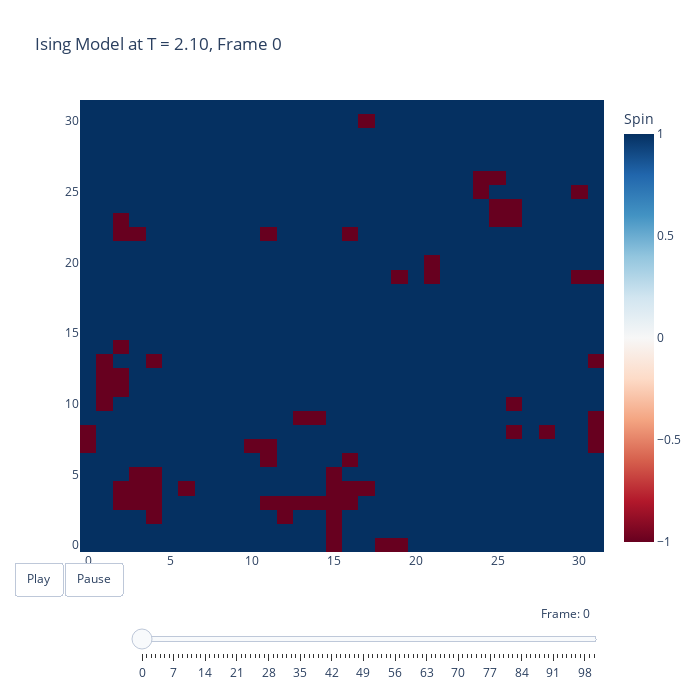

Notebook cell for this chart:
### Code cell
import numpy as np
import matplotlib.pyplot as plt
from numba import njit

@njit
def initial_state(N):
    """
    Generate an N x N lattice with spins ±1.
    For better compatibility with Numba, using explicit array creation
    instead of relying on random.randint with subtraction.
    """
    config = np.empty((N, N), dtype=np.int64)
    for i in range(N):
        for j in range(N):
            # Randomly assign -1 or 1
            config[i, j] = 1 if np.random.random() < 0.5 else -1
    return config

def create_neighbor_list(N):
    """
    Create a neighbor list for each spin in the lattice.
    """
    neighbor_list = {}
    for i in range(N):
        for j in range(N):
            neighbors = [
                ((i+1) % N, j),
                ((i-1) % N, j),
                (i, (j+1) % N),
                (i, (j-1) % N)
            ]
            neighbor_list[(i, j)] = neighbors
    return neighbor_list

@njit
def mc_step(config, beta):
    """
    Perform one Monte Carlo sweep using the Metropolis algorithm.
    One sweep means N*N spin update attempts.
    
    Parameters:
      config: 2D numpy array of spins
      beta: 1/T (temperature inverse in natural units, with J=kB=1)
      neighbor_list: Dictionary of neighbors for each site (ignored in this implementation)
    Returns:
      Updated spin configuration.
    """
    N = config.shape[0]
    for _ in range(N*N):
        # Generate random coordinates for spin flip attempt
        i = np.random.randint(0, N)
        j = np.random.randint(0, N)
        s = config[i, j]
        
        # Calculate energy difference directly from neighbors
        nb_sum = 0
        nb_sum += config[(i+1) % N, j]
        nb_sum += config[(i-1) % N, j]
        nb_sum += config[i, (j+1) % N]
        nb_sum += config[i, (j-1) % N]
        
        # Energy change if we flip this spin
        dE = 2 * s * nb_sum
        
        # Metropolis acceptance criterion
        if dE <= 0 or np.random.random() < np.exp(-beta * dE):
            config[i, j] = -s
    
    return config

@njit
def calc_energy(config, J=1):
    """
    Calculate the total energy of the configuration.
    
    Hamiltonian: H = -J Σ_{<ij>} s_i s_j with J=1.
    Each neighbor pair is counted twice so we divide by 2.
    """
    N = config.shape[0]
    energy = 0
    for i in range(N):
        for j in range(N):
            S = config[i, j]
            # Calculate contribution from neighbors directly
            nb_sum = config[(i+1) % N, j] + config[(i-1) % N, j] + config[i, (j+1) % N] + config[i, (j-1) % N]
            energy += -S * J * nb_sum
    return energy / 2.0

@njit
def calc_magnetization(config):
    """
    Calculate the magnetization of the configuration.
    
    Magnetization: M = Σ s_i
    """
    return np.sum(config)

@njit
def run_simulation(N, T, n_equil, n_steps):
    """
    Run a simulation at a specific temperature and return results
    """
    beta = 1.0 / T
    config = initial_state(N)
    
    # Equilibration
    for _ in range(n_equil):
        config = mc_step(config, beta)
    
    # Measurement
    E_total = 0.0
    M_total = 0.0
    configs = np.zeros((n_steps//100 + 1, N, N), dtype=np.int64)
    configs[0] = config.copy()
    
    save_idx = 1
    for step in range(n_steps):
        config = mc_step(config, beta)
        E_total += calc_energy(config)
        M_total += abs(calc_magnetization(config))
        
        if step % 100 == 0 and save_idx < len(configs):
            configs[save_idx] = config.copy()
            save_idx += 1
            
    E_avg = E_total / (n_steps * N * N)
    M_avg = M_total / (n_steps * N * N)
    
    return E_avg, M_avg, configs

# Function to create animation
def create_ising_animation(N=64, T=2.27, n_equil=1000, n_steps=10000):
    import plotly.graph_objects as go
    
    _, _, configs = run_simulation(N, T, n_equil, n_steps)
    
    # Create initial figure
    fig = go.Figure(
        data=go.Heatmap(
            z=configs[0],
            colorscale='RdBu',  # Red-Blue colorscale similar to coolwarm
            showscale=True,
            colorbar=dict(title='Spin'),
            zmin=-1, zmax=1
        ),
        layout=go.Layout(
            title=f'Ising Model at T = {T:.2f}, Frame 0',
            width=700, height=700,
            updatemenus=[{
                'type': 'buttons',
                'buttons': [{
                    'label': 'Play',
                    'method': 'animate',
                    'args': [None, {'frame': {'duration': 100, 'redraw': True}, 'fromcurrent': True}]
                }, {
                    'label': 'Pause',
                    'method': 'animate',
                    'args': [[None], {'frame': {'duration': 0, 'redraw': False}, 'mode': 'immediate'}]
                }],
                'direction': 'left',
                'pad': {'r': 10, 't': 10},
                'showactive': False,
                'x': 0.1,
                'y': 0,
                'xanchor': 'right',
                'yanchor': 'top'
            }],
            sliders=[{
                'active': 0,
                'yanchor': 'top',
                'xanchor': 'left',
                'currentvalue': {
                    'visible': True,
                    'prefix': 'Frame: ',
                    'xanchor': 'right'
                },
                'transition': {'duration': 100},
                'pad': {'b': 10, 't': 50},
                'len': 0.9,
                'x': 0.1,
                'y': 0,
                'steps': [{
                    'method': 'animate',
                    'label': str(i),
                    'args': [[str(i)], {
                        'frame': {'duration': 100, 'redraw': True},
                        'mode': 'immediate',
                        'transition': {'duration': 100}
                    }]
                } for i in range(len(configs))]
            }]
        ),
        frames=[go.Frame(
                data=[go.Heatmap(z=configs[i])],
                name=str(i),
                layout=go.Layout(title_text=f'Ising Model at T = {T:.2f}, Frame {i}')
            ) for i in range(len(configs))
        ]
    )
    
    return fig

# Function to run full simulation with temperature sweep
def run_ising_simulation(N=64, temps=None, n_equil=1000, n_steps=10000):
    if temps is None:
        temps = np.linspace(1.5, 3.5, 21)
    
    magnetizations = []
    energies = []
    specific_heats = []
    
    for T in temps:
        print(f"Simulating T = {T:.2f} K")
        E_avg, M_avg, configs = run_simulation(N, T, n_equil, n_steps)
        energies.append(E_avg)
        magnetizations.append(M_avg)
        
        # Calculate energy fluctuations for specific heat
        # Need to run an additional loop to collect E^2 samples
        beta = 1.0 / T
        config = configs[-1].copy()  # Use the last config as starting point
        E_total = 0.0
        E_squared_total = 0.0
        
        for _ in range(n_steps):
            config = mc_step(config, beta)
            E = calc_energy(config)
            E_total += E
            E_squared_total += E**2
            
        E_avg = E_total / n_steps
        E_squared_avg = E_squared_total / n_steps
        # Specific heat: C = (β^2 / N^2) * (<E^2> - <E>^2)
        C = (beta**2) * (E_squared_avg - E_avg**2) / (N**2)
        specific_heats.append(C)
        
        print(f"T = {T:.2f} K, E = {E_avg:.3f} eV/spin, |M| = {M_avg:.3f}, C = {C:.3f}")
        
    # Create plot with 3 panels
    fig, (ax_mag, ax_eng, ax_heat) = plt.subplots(1, 3, figsize=(18, 5))
    
    ax_mag.plot(temps, magnetizations, 'o-', label='|M| per spin')
    ax_mag.set_xlabel('Temperature T')
    ax_mag.set_ylabel('Average Magnetization per Spin')
    ax_mag.set_title('Magnetization vs Temperature')
    ax_mag.set_xlim(temps[0], temps[-1])
    ax_mag.set_ylim(0, 1.0)
    ax_mag.legend()
    
    ax_eng.plot(temps, energies, 's-', color='red', label='E per spin')
    ax_eng.set_xlabel('Temperature T')
    ax_eng.set_ylabel('Average Energy per Spin')
    ax_eng.set_title('Energy vs Temperature')
    ax_eng.set_xlim(temps[0], temps[-1])
    ax_eng.set_ylim(-2.0, 0)
    ax_eng.legend()
    
    ax_heat.plot(temps, specific_heats, '^-', color='green', label='C per spin')
    ax_heat.set_xlabel('Temperature T')
    ax_heat.set_ylabel('Specific Heat per Spin')
    ax_heat.set_title('Specific Heat vs Temperature')
    ax_heat.set_xlim(temps[0], temps[-1])
    ax_heat.legend()
    
    fig.tight_layout()
    plt.show()
    
    return temps, magnetizations, energies, specific_heats
# Example usage
# Display animation for temperature near critical point
fig = create_ising_animation(N=32, T=2.1)
fig.show()
# For full simulation with temperature sweep
run_ising_simulation()

### Figure 1 — Plotly figure (JSON) as saved in the notebook; plotly's stock layout.template omitted (floating-point values rounded to 4 significant figures; data arrays with more than 128 entries replaced by an {"elided": "..."} marker saying what was removed)
{"data": [{"colorbar": {"title": {"text": "Spin"}}, "colorscale": [[0, "rgb(103,0,31)"], [0.1, "rgb(178,24,43)"], [0.2, "rgb(214,96,77)"], [0.3, "rgb(244,165,130)"], [0.4, "rgb(253,219,199)"], [0.5, "rgb(247,247,247)"], [0.6, "rgb(209,229,240)"], [0.7, "rgb(146,197,222)"], [0.8, "rgb(67,147,195)"], [0.9, "rgb(33,102,172)"], [1, "rgb(5,48,97)"]], "showscale": true, "type": "heatmap", "z": {"elided": "32x32 int values"}, "zmax": 1, "zmin": -1}], "layout": {"height": 700, "sliders": [{"active": 0, "currentvalue": {"prefix": "Frame: ", "visible": true, "xanchor": "right"}, "len": 0.9, "pad": {"b": 10, "t": 50}, "steps": [{"args": [["0"], {"frame": {"duration": 100, "redraw": true}, "mode": "immediate", "transition": {"duration": 100}}], "label": "0", "method": "animate"}, {"args": [["1"], {"frame": {"duration": 100, "redraw": true}, "mode": "immediate", "transition": {"duration": 100}}], "label": "1", "method": "animate"}, {"args": [["2"], {"frame": {"duration": 100, "redraw": true}, "mode": "immediate", "transition": {"duration": 100}}], "label": "2", "method": "animate"}, {"args": [["3"], {"frame": {"duration": 100, "redraw": true}, "mode": "immediate", "transition": {"duration": 100}}], "label": "3", "method": "animate"}, {"args": [["4"], {"frame": {"duration": 100, "redraw": true}, "mode": "immediate", "transition": {"duration": 100}}], "label": "4", "method": "animate"}, {"args": [["5"], {"frame": {"duration": 100, "redraw": true}, "mode": "immediate", "transition": {"duration": 100}}], "label": "5", "method": "animate"}, {"args": [["6"], {"frame": {"duration": 100, "redraw": true}, "mode": "immediate", "transition": {"duration": 100}}], "label": "6", "method": "animate"}, {"args": [["7"], {"frame": {"duration": 100, "redraw": true}, "mode": "immediate", "transition": {"duration": 100}}], "label": "7", "method": "animate"}, {"args": [["8"], {"frame": {"duration": 100, "redraw": true}, "mode": "immediate", "transition": {"duration": 100}}], "label": "8", "method": "animate"}, {"args": [["9"], {"frame": {"duration": 100, "redraw": true}, "mode": "immediate", "transition": {"duration": 100}}], "label": "9", "method": "animate"}, {"args": [["10"], {"frame": {"duration": 100, "redraw": true}, "mode": "immediate", "transition": {"duration": 100}}], "label": "10", "method": "animate"}, {"args": [["11"], {"frame": {"duration": 100, "redraw": true}, "mode": "immediate", "transition": {"duration": 100}}], "label": "11", "method": "animate"}, {"args": [["12"], {"frame": {"duration": 100, "redraw": true}, "mode": "immediate", "transition": {"duration": 100}}], "label": "12", "method": "animate"}, {"args": [["13"], {"frame": {"duration": 100, "redraw": true}, "mode": "immediate", "transition": {"duration": 100}}], "label": "13", "method": "animate"}, {"args": [["14"], {"frame": {"duration": 100, "redraw": true}, "mode": "immediate", "transition": {"duration": 100}}], "label": "14", "method": "animate"}, {"args": [["15"], {"frame": {"duration": 100, "redraw": true}, "mode": "immediate", "transition": {"duration": 100}}], "label": "15", "method": "animate"}, {"args": [["16"], {"frame": {"duration": 100, "redraw": true}, "mode": "immediate", "transition": {"duration": 100}}], "label": "16", "method": "animate"}, {"args": [["17"], {"frame": {"duration": 100, "redraw": true}, "mode": "immediate", "transition": {"duration": 100}}], "label": "17", "method": "animate"}, {"args": [["18"], {"frame": {"duration": 100, "redraw": true}, "mode": "immediate", "transition": {"duration": 100}}], "label": "18", "method": "animate"}, {"args": [["19"], {"frame": {"duration": 100, "redraw": true}, "mode": "immediate", "transition": {"duration": 100}}], "label": "19", "method": "animate"}, {"args": [["20"], {"frame": {"duration": 100, "redraw": true}, "mode": "immediate", "transition": {"duration": 100}}], "label": "20", "method": "animate"}, {"args": [["21"], {"frame": {"duration": 100, "redraw": true}, "mode": "immediate", "transition": {"duration": 100}}], "label": "21", "method": "animate"}, {"args": [["22"], {"frame": {"duration": 100, "redraw": true}, "mode": "immediate", "transition": {"duration": 100}}], "label": "22", "method": "animate"}, {"args": [["23"], {"frame": {"duration": 100, "redraw": true}, "mode": "immediate", "transition": {"duration": 100}}], "label": "23", "method": "animate"}, {"args": [["24"], {"frame": {"duration": 100, "redraw": true}, "mode": "immediate", "transition": {"duration": 100}}], "label": "24", "method": "animate"}, {"args": [["25"], {"frame": {"duration": 100, "redraw": true}, "mode": "immediate", "transition": {"duration": 100}}], "label": "25", "method": "animate"}, {"args": [["26"], {"frame": {"duration": 100, "redraw": true}, "mode": "immediate", "transition": {"duration": 100}}], "label": "26", "method": "animate"}, {"args": [["27"], {"frame": {"duration": 100, "redraw": true}, "mode": "immediate", "transition": {"duration": 100}}], "label": "27", "method": "animate"}, {"args": [["28"], {"frame": {"duration": 100, "redraw": true}, "mode": "immediate", "transition": {"duration": 100}}], "label": "28", "method": "animate"}, {"args": [["29"], {"frame": {"duration": 100, "redraw": true}, "mode": "immediate", "transition": {"duration": 100}}], "label": "29", "method": "animate"}, {"args": [["30"], {"frame": {"duration": 100, "redraw": true}, "mode": "immediate", "transition": {"duration": 100}}], "label": "30", "method": "animate"}, {"args": [["31"], {"frame": {"duration": 100, "redraw": true}, "mode": "immediate", "transition": {"duration": 100}}], "label": "31", "method": "animate"}, {"args": [["32"], {"frame": {"duration": 100, "redraw": true}, "mode": "immediate", "transition": {"duration": 100}}], "label": "32", "method": "animate"}, {"args": [["33"], {"frame": {"duration": 100, "redraw": true}, "mode": "immediate", "transition": {"duration": 100}}], "label": "33", "method": "animate"}, {"args": [["34"], {"frame": {"duration": 100, "redraw": true}, "mode": "immediate", "transition": {"duration": 100}}], "label": "34", "method": "animate"}, {"args": [["35"], {"frame": {"duration": 100, "redraw": true}, "mode": "immediate", "transition": {"duration": 100}}], "label": "35", "method": "animate"}, {"args": [["36"], {"frame": {"duration": 100, "redraw": true}, "mode": "immediate", "transition": {"duration": 100}}], "label": "36", "method": "animate"}, {"args": [["37"], {"frame": {"duration": 100, "redraw": true}, "mode": "immediate", "transition": {"duration": 100}}], "label": "37", "method": "animate"}, {"args": [["38"], {"frame": {"duration": 100, "redraw": true}, "mode": "immediate", "transition": {"duration": 100}}], "label": "38", "method": "animate"}, {"args": [["39"], {"frame": {"duration": 100, "redraw": true}, "mode": "immediate", "transition": {"duration": 100}}], "label": "39", "method": "animate"}, {"args": [["40"], {"frame": {"duration": 100, "redraw": true}, "mode": "immediate", "transition": {"duration": 100}}], "label": "40", "method": "animate"}, {"args": [["41"], {"frame": {"duration": 100, "redraw": true}, "mode": "immediate", "transition": {"duration": 100}}], "label": "41", "method": "animate"}, {"args": [["42"], {"frame": {"duration": 100, "redraw": true}, "mode": "immediate", "transition": {"duration": 100}}], "label": "42", "method": "animate"}, {"args": [["43"], {"frame": {"duration": 100, "redraw": true}, "mode": "immediate", "transition": {"duration": 100}}], "label": "43", "method": "animate"}, {"args": [["44"], {"frame": {"duration": 100, "redraw": true}, "mode": "immediate", "transition": {"duration": 100}}], "label": "44", "method": "animate"}, {"args": [["45"], {"frame": {"duration": 100, "redraw": true}, "mode": "immediate", "transition": {"duration": 100}}], "label": "45", "method": "animate"}, {"args": [["46"], {"frame": {"duration": 100, "redraw": true}, "mode": "immediate", "transition": {"duration": 100}}], "label": "46", "method": "animate"}, {"args": [["47"], {"frame": {"duration": 100, "redraw": true}, "mode": "immediate", "transition": {"duration": 100}}], "label": "47", "method": "animate"}, {"args": [["48"], {"frame": {"duration": 100, "redraw": true}, "mode": "immediate", "transition": {"duration": 100}}], "label": "48", "method": "animate"}, {"args": [["49"], {"frame": {"duration": 100, "redraw": true}, "mode": "immediate", "transition": {"duration": 100}}], "label": "49", "method": "animate"}, {"args": [["50"], {"frame": {"duration": 100, "redraw": true}, "mode": "immediate", "transition": {"duration": 100}}], "label": "50", "method": "animate"}, {"args": [["51"], {"frame": {"duration": 100, "redraw": true}, "mode": "immediate", "transition": {"duration": 100}}], "label": "51", "method": "animate"}, {"args": [["52"], {"frame": {"duration": 100, "redraw": true}, "mode": "immediate", "transition": {"duration": 100}}], "label": "52", "method": "animate"}, {"args": [["53"], {"frame": {"duration": 100, "redraw": true}, "mode": "immediate", "transition": {"duration": 100}}], "label": "53", "method": "animate"}, {"args": [["54"], {"frame": {"duration": 100, "redraw": true}, "mode": "immediate", "transition": {"duration": 100}}], "label": "54", "method": "animate"}, {"args": [["55"], {"frame": {"duration": 100, "redraw": true}, "mode": "immediate", "transition": {"duration": 100}}], "label": "55", "method": "animate"}, {"args": [["56"], {"frame": {"duration": 100, "redraw": true}, "mode": "immediate", "transition": {"duration": 100}}], "label": "56", "method": "animate"}, {"args": [["57"], {"frame": {"duration": 100, "redraw": true}, "mode": "immediate", "transition": {"duration": 100}}], "label": "57", "method": "animate"}, {"args": [["58"], {"frame": {"duration": 100, "redraw": true}, "mode": "immediate", "transition": {"duration": 100}}], "label": "58", "method": "animate"}, {"args": [["59"], {"frame": {"duration": 100, "redraw": true}, "mode": "immediate", "transition": {"duration": 100}}], "label": "59", "method": "animate"}, {"args": [["60"], {"frame": {"duration": 100, "redraw": true}, "mode": "immediate", "transition": {"duration": 100}}], "label": "60", "method": "animate"}, {"args": [["61"], {"frame": {"duration": 100, "redraw": true}, "mode": "immediate", "transition": {"duration": 100}}], "label": "61", "method": "animate"}, {"args": [["62"], {"frame": {"duration": 100, "redraw": true}, "mode": "immediate", "transition": {"duration": 100}}], "label": "62", "method": "animate"}, {"args": [["63"], {"frame": {"duration": 100, "redraw": true}, "mode": "immediate", "transition": {"duration": 100}}], "label": "63", "method": "animate"}, {"args": [["64"], {"frame": {"duration": 100, "redraw": true}, "mode": "immediate", "transition": {"duration": 100}}], "label": "64", "method": "animate"}, {"args": [["65"], {"frame": {"duration": 100, "redraw": true}, "mode": "immediate", "transition": {"duration": 100}}], "label": "65", "method": "animate"}, {"args": [["66"], {"frame": {"duration": 100, "redraw": true}, "mode": "immediate", "transition": {"duration": 100}}], "label": "66", "method": "animate"}, {"args": [["67"], {"frame": {"duration": 100, "redraw": true}, "mode": "immediate", "transition": {"duration": 100}}], "label": "67", "method": "animate"}, {"args": [["68"], {"frame": {"duration": 100, "redraw": true}, "mode": "immediate", "transition": {"duration": 100}}], "label": "68", "method": "animate"}, {"args": [["69"], {"frame": {"duration": 100, "redraw": true}, "mode": "immediate", "transition": {"duration": 100}}], "label": "69", "method": "animate"}, {"args": [["70"], {"frame": {"duration": 100, "redraw": true}, "mode": "immediate", "transition": {"duration": 100}}], "label": "70", "method": "animate"}, {"args": [["71"], {"frame": {"duration": 100, "redraw": true}, "mode": "immediate", "transition": {"duration": 100}}], "label": "71", "method": "animate"}, {"args": [["72"], {"frame": {"duration": 100, "redraw": true}, "mode": "immediate", "transition": {"duration": 100}}], "label": "72", "method": "animate"}, {"args": [["73"], {"frame": {"duration": 100, "redraw": true}, "mode": "immediate", "transition": {"duration": 100}}], "label": "73", "method": "animate"}, {"args": [["74"], {"frame": {"duration": 100, "redraw": true}, "mode": "immediate", "transition": {"duration": 100}}], "label": "74", "method": "animate"}, {"args": [["75"], {"frame": {"duration": 100, "redraw": true}, "mode": "immediate", "transition": {"duration": 100}}], "label": "75", "method": "animate"}, {"args": [["76"], {"frame": {"duration": 100, "redraw": true}, "mode": "immediate", "transition": {"duration": 100}}], "label": "76", "method": "animate"}, {"args": [["77"], {"frame": {"duration": 100, "redraw": true}, "mode": "immediate", "transition": {"duration": 100}}], "label": "77", "method": "animate"}, {"args": [["78"], {"frame": {"duration": 100, "redraw": true}, "mode": "immediate", "transition": {"duration": 100}}], "label": "78", "method": "animate"}, {"args": [["79"], {"frame": {"duration": 100, "redraw": true}, "mode": "immediate", "transition": {"duration": 100}}], "label": "79", "method": "animate"}, {"args": [["80"], {"frame": {"duration": 100, "redraw": true}, "mode": "immediate", "transition": {"duration": 100}}], "label": "80", "method": "animate"}, {"args": [["81"], {"frame": {"duration": 100, "redraw": true}, "mode": "immediate", "transition": {"duration": 100}}], "label": "81", "method": "animate"}, {"args": [["82"], {"frame": {"duration": 100, "redraw": true}, "mode": "immediate", "transition": {"duration": 100}}], "label": "82", "method": "animate"}, {"args": [["83"], {"frame": {"duration": 100, "redraw": true}, "mode": "immediate", "transition": {"duration": 100}}], "label": "83", "method": "animate"}, {"args": [["84"], {"frame": {"duration": 100, "redraw": true}, "mode": "immediate", "transition": {"duration": 100}}], "label": "84", "method": "animate"}, {"args": [["85"], {"frame": {"duration": 100, "redraw": true}, "mode": "immediate", "transition": {"duration": 100}}], "label": "85", "method": "animate"}, {"args": [["86"], {"frame": {"duration": 100, "redraw": true}, "mode": "immediate", "transition": {"duration": 100}}], "label": "86", "method": "animate"}, {"args": [["87"], {"frame": {"duration": 100, "redraw": true}, "mode": "immediate", "transition": {"duration": 100}}], "label": "87", "method": "animate"}, {"args": [["88"], {"frame": {"duration": 100, "redraw": true}, "mode": "immediate", "transition": {"duration": 100}}], "label": "88", "method": "animate"}, {"args": [["89"], {"frame": {"duration": 100, "redraw": true}, "mode": "immediate", "transition": {"duration": 100}}], "label": "89", "method": "animate"}, {"args": [["90"], {"frame": {"duration": 100, "redraw": true}, "mode": "immediate", "transition": {"duration": 100}}], "label": "90", "method": "animate"}, {"args": [["91"], {"frame": {"duration": 100, "redraw": true}, "mode": "immediate", "transition": {"duration": 100}}], "label": "91", "method": "animate"}, {"args": [["92"], {"frame": {"duration": 100, "redraw": true}, "mode": "immediate", "transition": {"duration": 100}}], "label": "92", "method": "animate"}, {"args": [["93"], {"frame": {"duration": 100, "redraw": true}, "mode": "immediate", "transition": {"duration": 100}}], "label": "93", "method": "animate"}, {"args": [["94"], {"frame": {"duration": 100, "redraw": true}, "mode": "immediate", "transition": {"duration": 100}}], "label": "94", "method": "animate"}, {"args": [["95"], {"frame": {"duration": 100, "redraw": true}, "mode": "immediate", "transition": {"duration": 100}}], "label": "95", "method": "animate"}, {"args": [["96"], {"frame": {"duration": 100, "redraw": true}, "mode": "immediate", "transition": {"duration": 100}}], "label": "96", "method": "animate"}, {"args": [["97"], {"frame": {"duration": 100, "redraw": true}, "mode": "immediate", "transition": {"duration": 100}}], "label": "97", "method": "animate"}, {"args": [["98"], {"frame": {"duration": 100, "redraw": true}, "mode": "immediate", "transition": {"duration": 100}}], "label": "98", "method": "animate"}, {"args": [["99"], {"frame": {"duration": 100, "redraw": true}, "mode": "immediate", "transition": {"duration": 100}}], "label": "99", "method": "animate"}, {"args": [["100"], {"frame": {"duration": 100, "redraw": true}, "mode": "immediate", "transition": {"duration": 100}}], "label": "100", "method": "animate"}], "transition": {"duration": 100}, "x": 0.1, "xanchor": "left", "y": 0, "yanchor": "top"}], "title": {"text": "Ising Model at T = 2.10, Frame 0"}, "updatemenus": [{"buttons": [{"args": [null, {"frame": {"duration": 100, "redraw": true}, "fromcurrent": true}], "label": "Play", "method": "animate"}, {"args": [[null], {"frame": {"duration": 0, "redraw": false}, "mode": "immediate"}], "label": "Pause", "method": "animate"}], "direction": "left", "pad": {"r": 10, "t": 10}, "showactive": false, "type": "buttons", "x": 0.1, "xanchor": "right", "y": 0, "yanchor": "top"}], "width": 700}}
